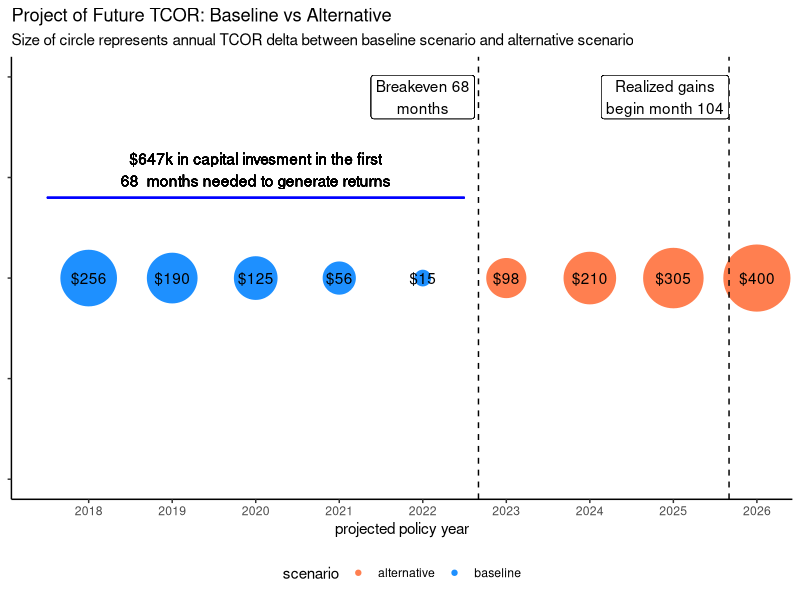
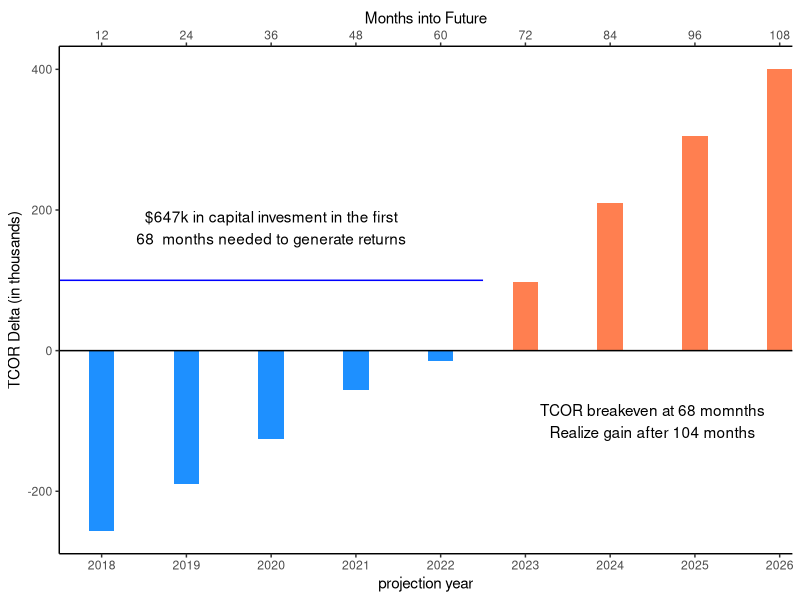
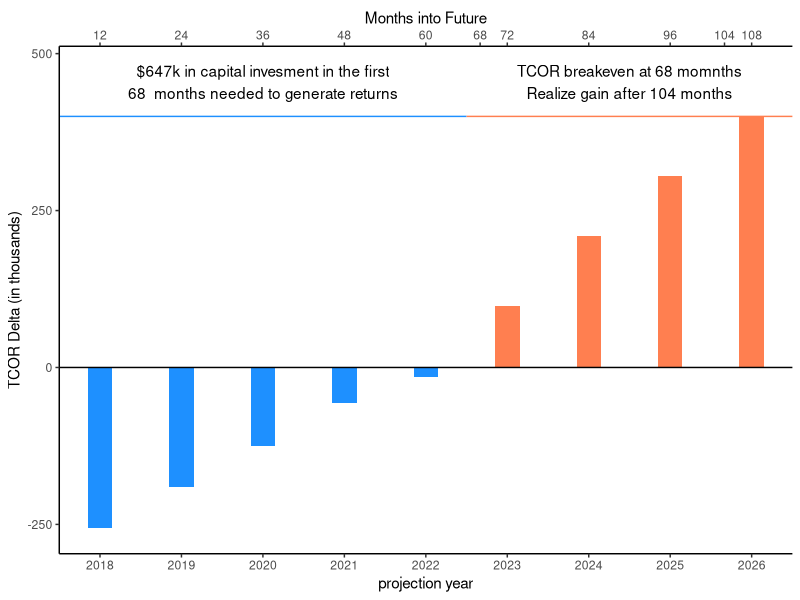
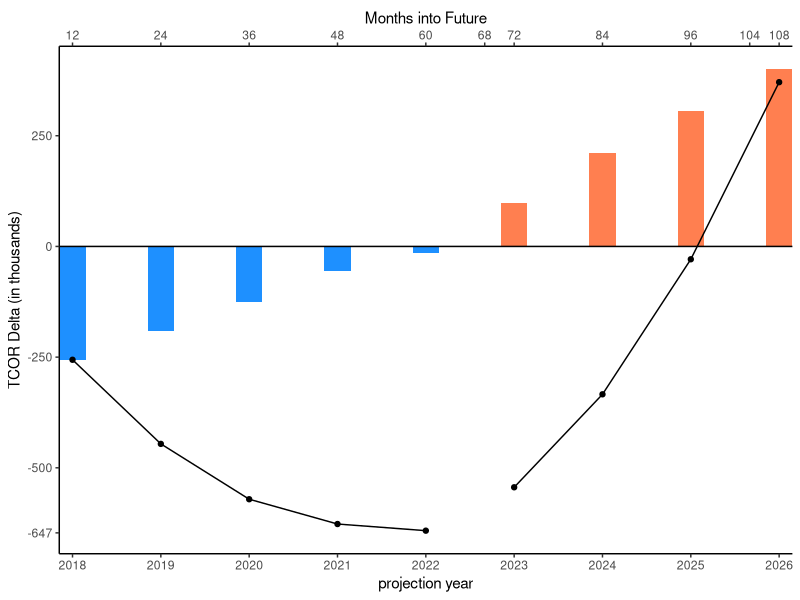
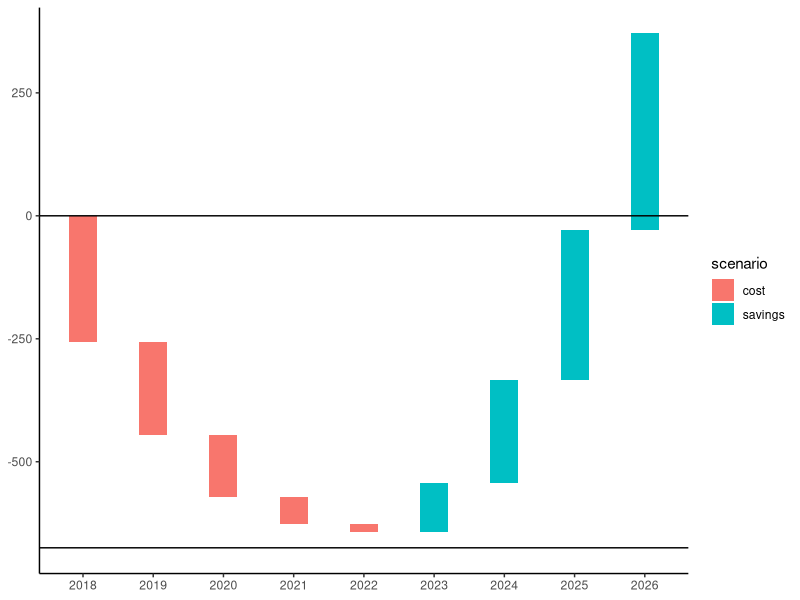

Here is the R script that generated these plots, in order: (Note: this script raises an error after producing the figures.)
## ---- chunk 1
suppressPackageStartupMessages({
        library(tidyverse)
        library(glue)
        })

d_raw <- tribble(
  ~py, ~delta,
  2018,  -256,
  2019,  -190,
  2020,  -125,
  2021,   -56,
  2022,   -15,
  2023,    98,
  2024,   210,
  2025,   305,
  2026,   400
)

d <- mutate(d_raw, 
            scenario = as.factor(case_when(delta > 0 ~ "alternative", TRUE ~ "baseline")),
            label = glue("${abs(delta)}")
)
d
## ---- chunk 2
ggplot(d, aes(x = py)) + 
        geom_point(aes(y = 1, size = abs(delta), color = scenario)) +
        scale_size(range = c(5, 22)) +
        geom_text(aes(y = 1, label = label)) + 
        scale_color_manual(values = c("#FF7F50", "#1E90FF")) +
        geom_vline(xintercept = c(2022 + 2/3, 2025 + 2/3), linetype = "dashed") +
        geom_label(aes(x = 2022, y = 1.45, label = "Breakeven 68\nmonths")) +
        geom_label(aes(x = 2024.9, y = 1.45, label = "Realized gains\nbegin month 104")) +
        geom_segment(aes(x = 2017.5, xend = 2022.5, y = 1.2, yend = 1.2), color = "blue") +
        geom_text(aes(x = 2020, y = 1.27), label = "$647k in capital invesment in the first\n68  months needed to generate returns") +
        scale_x_continuous(breaks = 2018:2026, name = "projected policy year") +
        scale_y_continuous(limits = c(0.5, 1.5)) +
        ggtitle("Project of Future TCOR: Baseline vs Alternative", "Size of circle represents annual TCOR delta between baseline scenario and alternative scenario") +
        theme_classic() +
        guides(size = FALSE) +
        theme(legend.position = "bottom", 
              axis.title.y = element_blank(), 
              axis.text.y = element_blank())
        
## ---- chunk 3
ggplot(d, aes(py, delta, fill = scenario)) + 
  geom_bar(stat = "identity", width = 0.3) +
  geom_hline(yintercept = 0) +
  scale_fill_manual(values = c("#FF7F50", "#1E90FF")) +
  annotate("segment", x = 2017.5, xend = 2022.5, y = 100, yend = 100, color = "blue") +
  annotate("text", x = 2020, y = 175, label = "$647k in capital invesment in the first\n68  months needed to generate returns")+
  annotate("text", x = 2024.5, y = -100, label = "TCOR breakeven at 68 momnths\nRealize gain after 104 months")+
  scale_x_continuous(breaks = 2018:2026, expand = c(0, 0),
                     sec.axis = sec_axis(~ 12*(. - 2017), name = "Months into Future", breaks = 12*(1:9))) +
  theme_classic() + 
  theme(legend.position = "none")+
  ylab("TCOR Delta (in thousands)") + xlab("projection year")

## ---- chunk 4
ggplot(d, aes(py, delta, fill = scenario)) + 
  geom_bar(stat = "identity", width = 0.3) +
  scale_fill_manual(values = c("#FF7F50", "#1E90FF")) +
  geom_hline(yintercept = 0) +
  annotate("segment", x = 2017.5, xend = 2022.5, y = 400, yend = 400, color = "#1E90FF") +
  annotate("text", x = 2020, y = 455, label = "$647k in capital invesment in the first\n68  months needed to generate returns") +
  annotate("segment", x = 2022.5, xend = 2026.5, y = 400, yend = 400, color = "#FF7F50") +
  annotate("text", x = 2024.5, y = 455, label = "TCOR breakeven at 68 momnths\nRealize gain after 104 months")+
  scale_x_continuous(breaks = 2018:2026, expand = c(0, 0),
                     sec.axis = sec_axis(~ 12*(. - 2017), name = "Months into Future", breaks = c(12*(1:9), 68, 104))) +
  scale_y_continuous(limits = c(-260, 475)) +
  theme_classic() + 
  theme(legend.position = "none")+
  ylab("TCOR Delta (in thousands)") + xlab("projection year")
## ---- chunk 5
d_cumulative <- mutate(d, cumdelta = cumsum(delta))

ggplot(d_cumulative, aes(x = py, fill = scenario)) + 
    geom_col(aes(y = delta), width = 0.3) + 
    scale_fill_manual(values = c("#FF7F50", "#1E90FF")) +
    geom_point(aes(y = cumdelta)) + geom_line(aes(y = cumdelta), color = "black") +
    scale_x_continuous(breaks = 2018:2026, expand = c(0, 0),
                     sec.axis = sec_axis(~ 12*(. - 2017), name = "Months into Future", breaks = sort(c(12*(1:9), 68, 104)))) +
    scale_y_continuous(breaks = c(-647, -500, -250, 0, 250, 500)) +
    geom_hline(yintercept = 0) +         
    theme_classic() + 
    theme(legend.position = "none")+
    ylab("TCOR Delta (in thousands)") + xlab("projection year")
## ---- chunk 6
d_alt <- mutate(d_raw, 
            scenario = as.factor(case_when(delta > 0 ~ "savings", TRUE ~ "cost")),
            label = glue("${abs(delta)}"),
            cumdelta = cumsum(delta),
            start = cumdelta - delta
)
d_alt
## ---- chunk 7
ggplot(d_alt) +
        geom_rect(aes(xmin = py - 0.2, 
                  xmax = py + 0.2, 
                  ymin = start, 
                  ymax = cumdelta,
                  fill = scenario)) +
        geom_hline(yintercept = 0) +
        geom_hline(yintercept = -675) +
        scale_x_continuous(breaks = 2017:2027) +
#        ggtitle() +
        theme_classic()
## ---- chunk 8

d_alt2 <- split(d, d$py) %>%
        map_dfr( ~ tibble(py = .x$py, pm = 1:12, mdelta = .x$delta /12 * 1:12)) %>%
        mutate(use_date = lubridate::ymd(glue::glue("{py}-{pm}-01")),
               cumdelta = cumsum(mdelta), start = cumdelta - mdelta,
               scenario = as.factor(case_when(mdelta > 0 ~ "savings", TRUE ~ "costs"))
               )
## ---- chunk 9
ggplot(d_alt) + 
        geom_rect(aes(xmin = use_date - 16, 
                      xmax = use_date + 16, 
                      ymin = start, 
                      ymax = cumdelta,
                      fill = scenario))
          #scale_x_continuous(breaks = 2018:202, expand = c(0, 0),
          #           sec.axis = sec_axis(~ 12*(. - 2017), name = "Months into Future", breaks = 12*(1:9))) 
